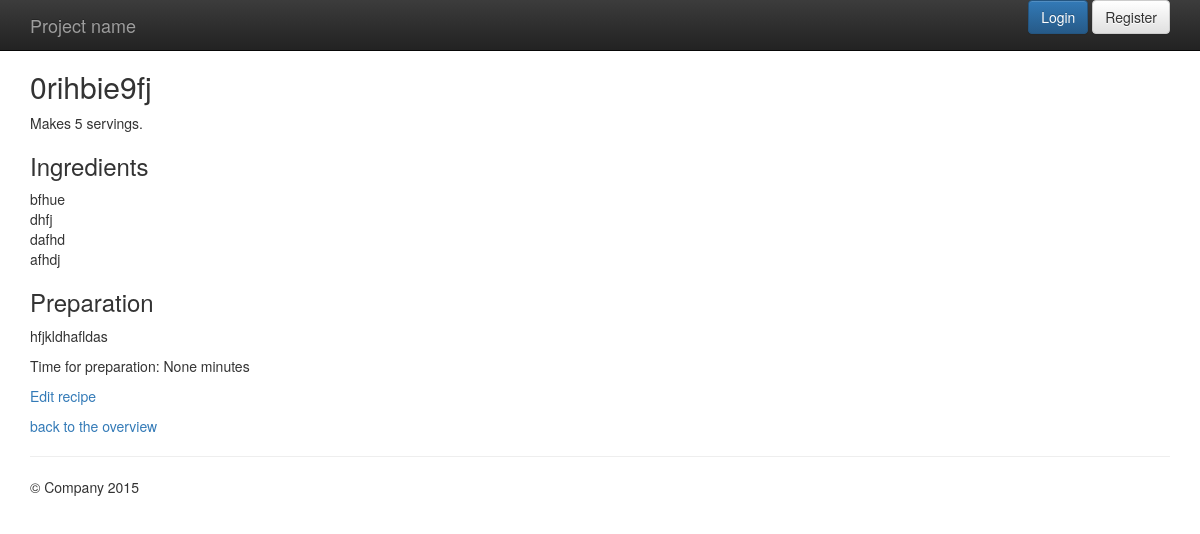
Screenshot of /recipe/0rihbie9fj/ with the database file from the repository.
### recipes/models.py (models this page shows, shortened)
class Recipe(models.Model):
    DIFFICULTY_EASY = 1
    DIFFICULTY_MEDIUM = 2
    DIFFICULTY_HARD = 3
    DIFFICULTIES = (
        (DIFFICULTY_EASY, 'simple'),
        (DIFFICULTY_MEDIUM, 'normal'),
        (DIFFICULTY_HARD, 'hard'),
    )
    title = models.CharField('Title', max_length=255)
    slug = models.SlugField(unique=True)
    ingredients = models.TextField('Ingredients',
        help_text='One ingredient per line')
    preparation = models.TextField('Preparation')
    time_for_preparation = models.IntegerField('Time for preparation',
        help_text='Time in minutes', blank=True, null=True)
    number_of_portions = models.PositiveIntegerField('Number of portions')
    difficulty = models.SmallIntegerField('Difficulty',
        choices=DIFFICULTIES, default=DIFFICULTY_MEDIUM)
    category = models.ManyToManyField(Category, verbose_name='Categories')  # related_name='recipe_set'
    author = models.ForeignKey(User, verbose_name='Author')
    photo = models.ImageField(upload_to='recipes', verbose_name='Photo', blank=True, null=True)
    date_created = models.DateTimeField(editable=False)
    date_updated = models.DateTimeField(editable=False)
    class Meta:
        verbose_name = 'Recipe'
        verbose_name_plural = 'Recipes'
        ordering = ['-date_created']

### recipes/views.py (the view)
# urls.py: url(r'^recipe/(?P<slug>[-\w]+)/$', recipes.views.detail,
def detail(request, slug):
    recipe = get_object_or_404(Recipe, slug=slug)
    return render(request, 'recipes/detail.html', {'object': recipe})

### recipes/templates/recipes/detail.html (shortened to what this page needs)
{% extends "base.html" %}
{% block content %}
  <h2>{{ object.title }}</h2>
  <p>Makes {{ object.number_of_portions }} servings.</p>
  <h3>Ingredients</h3>
  {{ object.ingredients|linebreaks }}
  <h3>Preparation</h3>
  {{ object.preparation|linebreaks }}
  <p>Time for preparation: {{ object.time_for_preparation }} minutes</p>
  <p><a href="{% url 'recipes_recipe_edit' object.slug %}">Edit recipe</a></p>
  <a href="{% url 'recipes_recipe_index' %}">back to the overview</a>
{% endblock %}

### templates/base.html (style rules this page uses)
body { padding-top: 50px; padding-bottom: 20px; }

### rows the page displays
Recipe: title "0rihbie9fj", number_of_portions "5", ingredients "bfhue dhfj dafhd afhdj", preparation "hfjkldhafldas", time_for_preparation "None"
